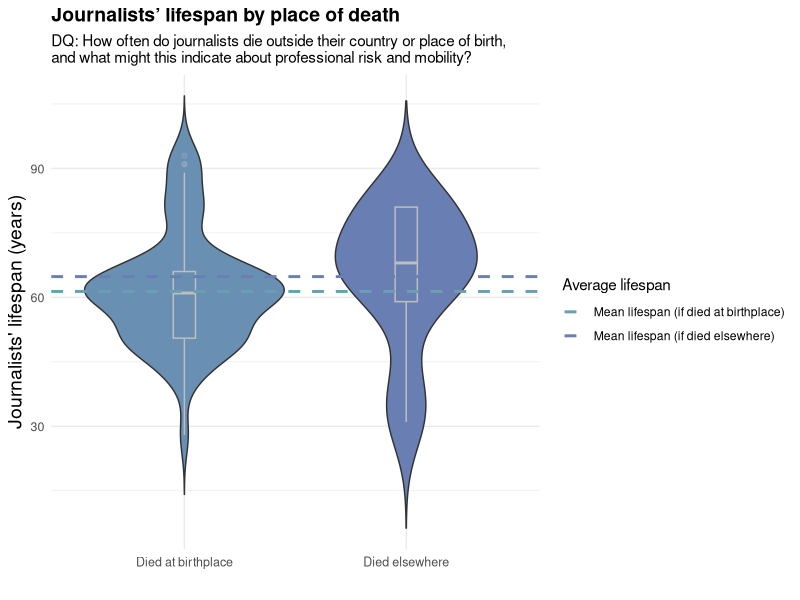
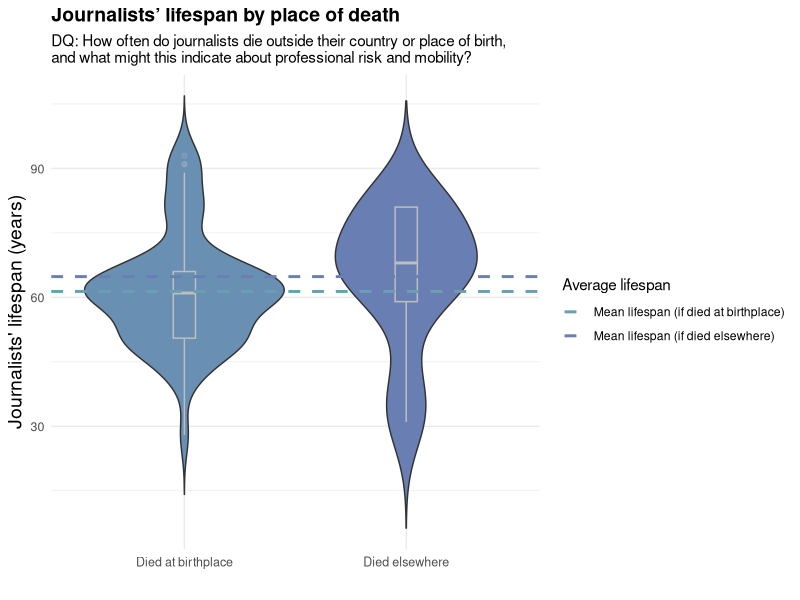

Reproduce these figures in R, in order.
library(tidyverse)

# Define violent death causes
violent_causes <- c(
  "Assassination", "Sniper", "Hanging", "Suicide", 'Execution by firing squad',
  "Concussion", 'Concussion | Suicide', "Decapitation", "Shot", "Killed", 'Ballistic trauma'
)

journalists <- read_csv('journalists.csv') |>
  rename(
    birth_year = `ontology/birthYear`, 
    death_year = `ontology/deathYear`, 
    birth_place = `ontology/birthPlace_label`, 
    death_place = `ontology/deathPlace_label`,
    death_cause = "ontology/deathCause_label"
  ) |>
  select( 
    birth_year, 
    death_year, 
    birth_place, 
    death_place,
    death_cause
  )

all_journalists <- journalists |>
  na.omit()|>
  left_join(read_csv("all_country_mapping.csv"), by ='death_place')|>
  select( 
    birth_country, 
    death_country, 
    death_year, 
    birth_year,
    death_cause
  ) |>
  mutate(
    birth_year = as.numeric(birth_year), 
    death_year = as.numeric(death_year), 
  ) |>  
  mutate(
    bd_coincide = (birth_country == death_country),
    life_length = death_year - birth_year
  ) |>
  filter(death_year >= 1900)

journalists_bd <- all_journalists |>
  mutate(
    birth_year = as.numeric(birth_year),
    death_year = as.numeric(death_year),
    life_length = death_year - birth_year,
    bd_coincide = ifelse(birth_country == death_country,
                         "Died at birthplace",
                         "Died elsewhere")
  ) |>
  filter(life_length > 0, death_year >= 1900) 

mean_bd <- journalists_bd |>
  group_by(bd_coincide) |>
  summarise(mean_lifespan = mean(life_length, na.rm = TRUE), .groups = 'drop')

ggplot(journalists_bd) +
  aes(x = bd_coincide, y = life_length, fill = bd_coincide) +
  geom_violin(show.legend = 0, trim = 0) +
  geom_boxplot(width=0.1, color="grey", alpha=0.2, show.legend = 0) +
  geom_hline(
    data = mean_bd,
    aes(yintercept = mean_lifespan, color = bd_coincide),
    linetype = "dashed",
    linewidth = 1
  ) +
  scale_fill_manual(
    values = c(
      "Died at birthplace" = "#698fb3ff",
      "Died elsewhere" = "#697fb3ff"
    )
  ) +
  scale_color_manual(
    values = c(
      "Died at birthplace" = "#699fb3ff",
      "Died elsewhere" = "#697fb3ff"
    ),
    labels = c(
      "Died at birthplace" = "Mean lifespan (if died at birthplace)",
      "Died elsewhere" = "Mean lifespan (if died elsewhere)"
    ) 
  ) +
  labs(
    fill = "Average lifespan",
    color = "Average lifespan",
    x = "",
    y = "Journalists' lifespan (years)",
    title = "Journalists’ lifespan by place of death",
    subtitle = "DQ: How often do journalists die outside their country or place of birth,\nand what might this indicate about professional risk and mobility?"
  ) +
  theme_minimal() +
  theme(plot.title = element_text(face = 'bold', size = 14), axis.text.x = element_text(size = 9), axis.text.y = element_text(size = 9), axis.title = element_text(size = 14),
    legend.position = "right")

ggsave("Journalists_lifespan_by_place_of_death_VIOLIN.png")

# line plot by place align with history, do violent death also die young?
#  


# journalists_death_place_cause <- all_journalists |>
#   mutate(
#     death_year = as.numeric(death_year),
#     bd_coincide = ifelse(birth_country == death_country,
#                          "Same place",
#                          "Different place"),
#     cause_type = ifelse(death_cause %in% violent_causes, "Violent", "Non-violent")
#   ) |>
#   filter(!is.na(death_cause), death_year >= 1900) |>
#   filter(!is.na(bd_coincide))

# plot_data <- journalists_death_place_cause |>
#   group_by(bd_coincide, cause_type) |>
#   summarise(count = n(), .groups = "drop")

# # plot_data_total <- journalists_death_place_cause |>
# #   group_by(bd_coincide) |>
# #   # summarise(count = n(), .groups = "drop") |>
# #   summarise(total = sum(count, na.rm=TRUE))

# bd_place_data <- all_journalists |>
#   mutate(
#     bd_coincide = as.integer(birth_country == death_country),
#   bd_differ = as.integer(birth_country != death_country)) 

# bd_total <- bd_place_data |>
#   pivot_longer(
#     cols = c(bd_coincide, bd_differ),
#     names_to = "birth_death",
#     values_to = "coincide_or_differ"
#   ) |>
#   group_by(birth_death) |>
#   summarise(total = sum(coincide_or_differ, na.rm=TRUE))

# # ggplot(bd_total) +
# #   aes(x = birth_death, y = total) +
# #   geom_col(position = 'dodge') +
# #   scale_fill_manual(
# #           values = c(
# #       "Non-violent" = "#697fb3ff",
# #       "Violent" = "#c44e52"
# #     )) +
# #   labs(
# #     title = "Journalists' place of death and type of death cause",
# #     subtitle = "DQ: How often do journalists die outside their country or place of birth,\nand what might this indicate about professional risk and mobility?",
# #     x = "Birth place and death place",
# #     y = "Number of journalists",
# #     fill = "Cause of death"
# #   ) +
# #   theme_minimal() +
# #   theme(plot.title = element_text(face = 'bold', size = 14), axis.text.x = element_text(size = 9), axis.text.y = element_text(size = 9), axis.title = element_text(size = 14)) 
  


# # # Stacked bar plot
# # ggplot(plot_data) +
# #   aes(x = bd_coincide, y = count / sum(count), fill = cause_type) +
# #   geom_col(position = 'dodge') +
# #   scale_fill_manual(
# #           values = c(
# #       "Non-violent" = "#697fb3ff",
# #       "Violent" = "#c44e52"
# #     )) +
# #   labs(
# #     title = "Journalists' place of death and type of death cause",
# #     subtitle = "DQ: How often do journalists die outside their country or place of birth,\nand what might this indicate about professional risk and mobility?",
# #     x = "Birth place and death place",
# #     y = "Number of journalists",
# #     fill = "Cause of death"
# #   ) +
# #   theme_minimal() +
# #   theme(plot.title = element_text(face = 'bold', size = 14), axis.text.x = element_text(size = 9), axis.text.y = element_text(size = 9), axis.title = element_text(size = 14)) 
  

# #Also try:
#  #aes(x = bd_coincide, fill = cause_type) +
#   #geom_bar(position = "fill") +
#   #facet_wrap(~ decade) +
#   #scale_y_continuous(labels = scales::percent) 

# #ggsave("Death_place_vs_cause_type_stacked_bar.png")

# # box plot: lifespan by place of death (mobility risk)

